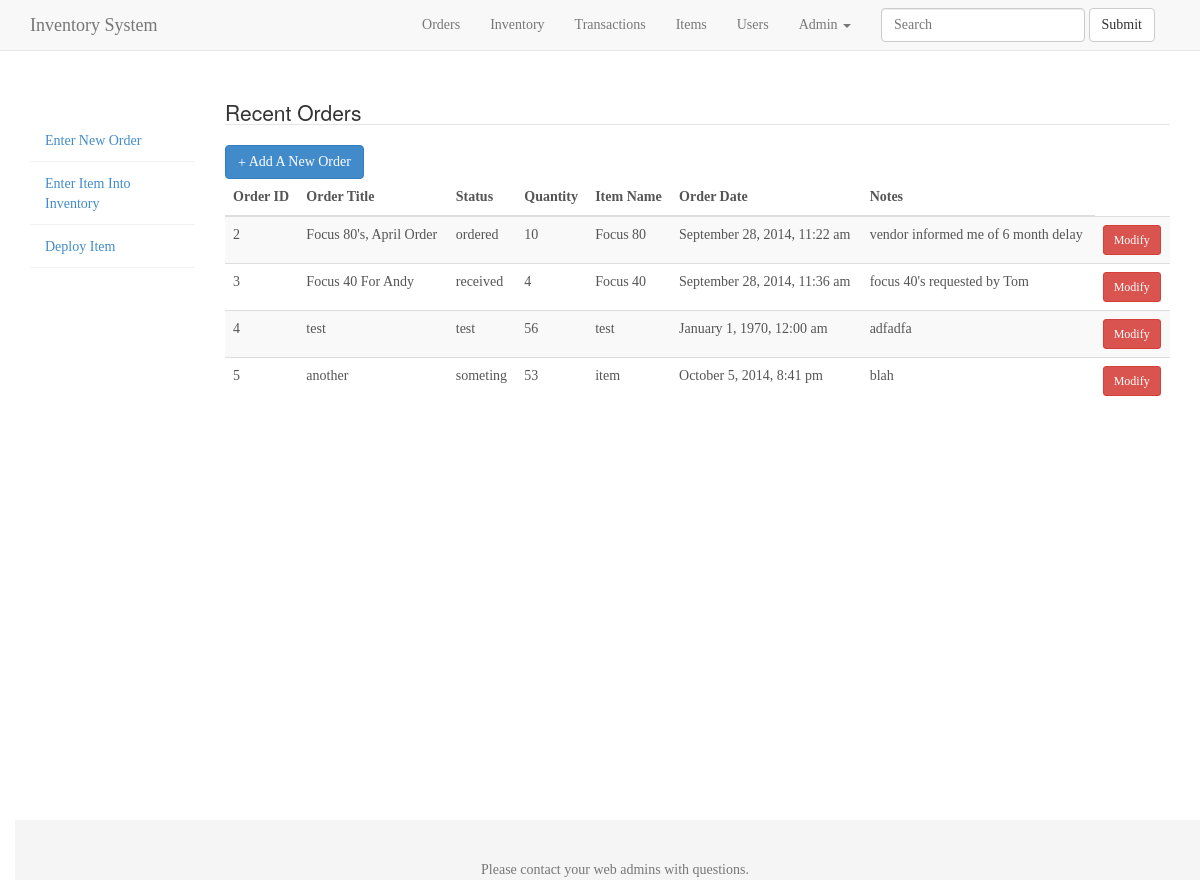
The page /main/orders.php on the database its author committed.
### tables this page shows
CREATE TABLE IF NOT EXISTS `orders` (
`order_id` int(50) NOT NULL,
  `order_title` varchar(100) NOT NULL,
  `order_status` varchar(100) NOT NULL,
  `order_quantity` int(20) NOT NULL,
  `item_name` varchar(50) NOT NULL,
  `order_date` datetime DEFAULT CURRENT_TIMESTAMP,
  `order_note` text NOT NULL
);

### libraries/Database.php (called while the page is built, shortened)
<?php
class Database{
	public $host = DB_HOST;
	public $username = DB_USER;
	public $password = DB_PASS;
	public $db_name = DB_NAME;
	public $link;
	private function connect(){
		$this->link = new mysqli($this->host, $this->username, $this->password, $this->db_name);
	}
	public function select($query){
		$result = $this->link->query($query) or die($this->link->error.__LINE__);
		if($result->num_rows > 0){
			return $result;
		} else{
			return false;
		}
	}
}

### helpers/format_helper.php (called while the page is built, shortened)
<?php
function formatDate($date){
	return date('F j, Y, g:i a',strtotime($date));
}

### main/orders.php (the view, shortened to what this page needs)
<?php include '../includes/header.php' ?>
<?php
  $db = new Database();
  $query = "SELECT * FROM orders";
  $orders = $db->select($query);
?>
		<h1><legend>Recent Orders</legend></h1>
    <button type="submit" onclick="window.location.href='../action/addOrder.php'" class="btn btn-primary">
    <span class="glyphicon glyphicon-plus"></span>  Add A New Order
    </button>
  		<table summary="Orders"class="table table-striped">
    		<thead>
    			<th>Order ID</th>
    			<th>Order Title</th>
    			<th>Status</th>
    			<th>Quantity</th>
    			<th>Item Name</th>
    			<th>Order Date</th>
    			<th>Notes</th>
    		</thead>
	<?php if($orders) : ?>
	  <?php while($row = $orders->fetch_assoc()) : ?>
	  		<tr>
	  			<td><?php echo $row['order_id'] ; ?></td>
	  			<td><?php echo $row['order_title'] ; ?></td>
	  			<td><?php echo $row['order_status'] ; ?></td>
	  			<td><?php echo $row['order_quantity'] ; ?></td>
	  			<td><?php echo $row['item_name'] ; ?></td>
	  			<td><?php echo formatDate($row['order_date']) ; ?></td>
	  			<td><?php echo $row['order_note'] ; ?></td>
	  			<td><button type="button" class="btn btn-sm btn-danger">Modify</button></td>
	  		</tr>
	<?php endwhile; ?>
	  		</table>
	<?php else : ?>
	  <p>There are no orders yet</p>
	<?php endif; ?>
<?php include '../includes/footer.php' ?>

### css/styles.css (style rules this page uses)
body { font-family: Georgia, "Times New Roman", Times, serif; color: #555; }
h1, .h1, h2, .h2, h3, .h3, h4, .h4, h5, .h5, h6, .h6 { margin-top: 0; font-family: "Helvetica Neue", Helvetica, Arial, sans-serif; font-weight: normal; color: #333; }

### css/stickyfooter.css (style rules this page uses)
html { position: relative; min-height: 100%; }
body { margin-bottom: 60px; }

### rows shown on the page
orders: order_id "2", order_title "Focus 80's, April Order", order_status "ordered", order_quantity "10", item_name "Focus 80", order_date "September 28, 2014, 11:22 am", order_note "vendor informed me of 6 month delay"
orders: order_id "3", order_title "Focus 40 For Andy", order_status "received", order_quantity "4", item_name "Focus 40", order_date "September 28, 2014, 11:36 am", order_note "focus 40's requested by Tom"
orders: order_id "4", order_title "test", order_status "test", order_quantity "56", item_name "test", order_date "January 1, 1970, 12:00 am", order_note "adfadfa"
orders: order_id "5", order_title "another", order_status "someting", order_quantity "53", item_name "item", order_date "October 5, 2014, 8:41 pm", order_note "blah"
